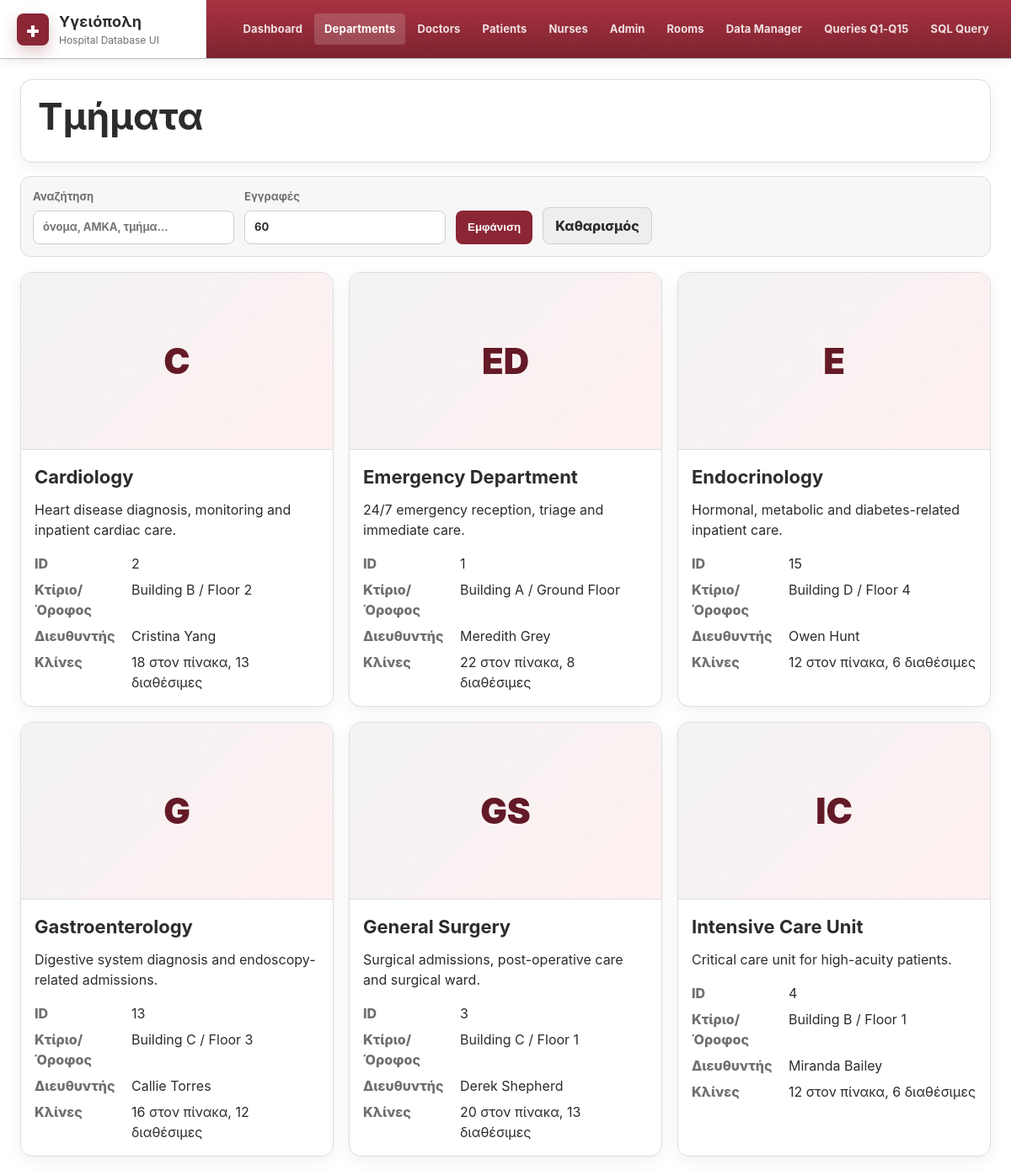
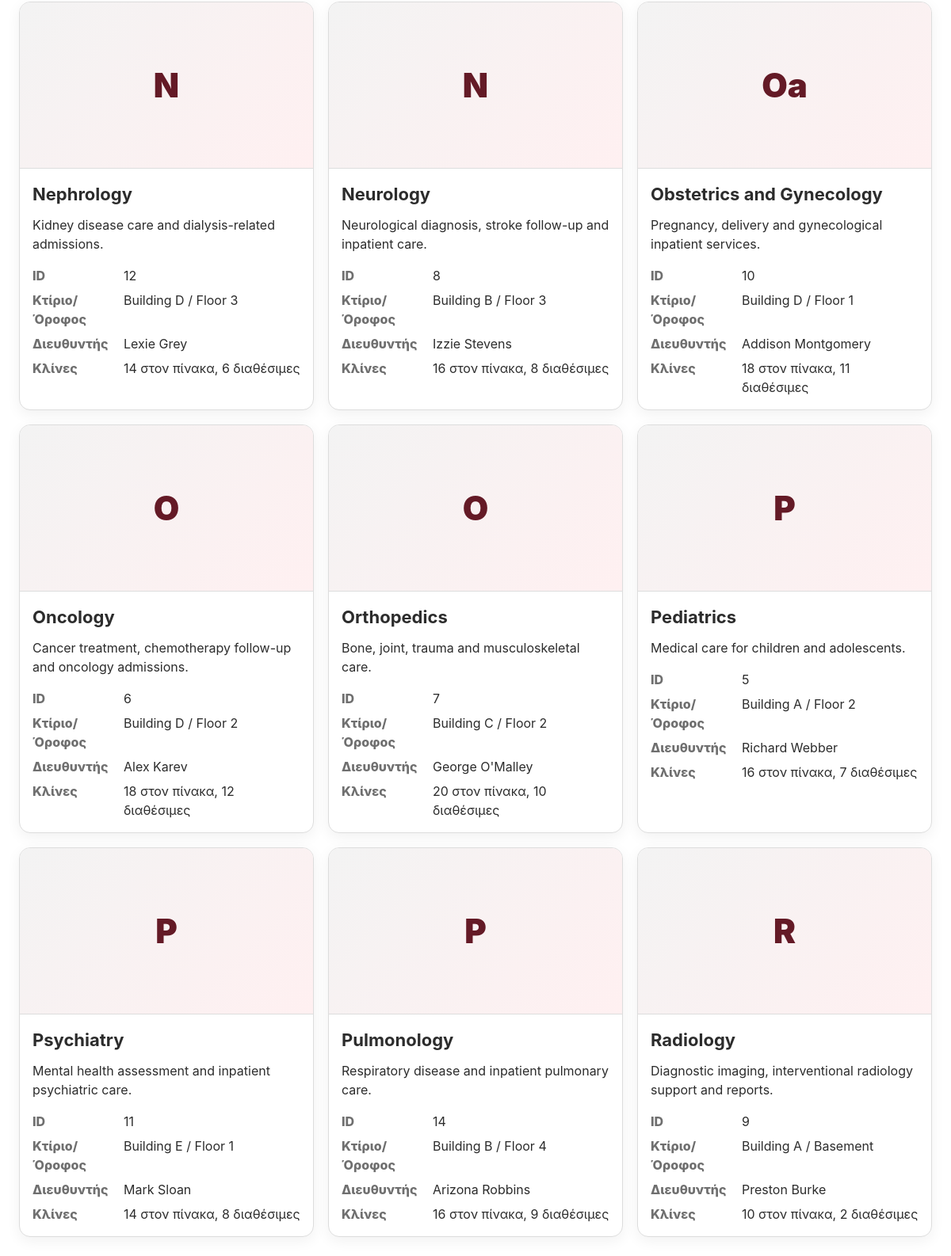
/hospital_web_app/code/hospital_app/index.php?page=departments, run on the app's committed database (2 pictures, top to bottom).
### tables this page shows
CREATE TABLE IF NOT EXISTS `department` (
  `department_id` INT NOT NULL AUTO_INCREMENT,
  `name` VARCHAR(100) NOT NULL,
  `description` TEXT NULL,
  `bed_count` INT NULL,
  `floor` VARCHAR(20) NULL,
  `building` VARCHAR(45) BINARY NULL,
  `head_doctor_amka` CHAR(11) NULL,
  PRIMARY KEY (`department_id`),
  UNIQUE INDEX `name_UNIQUE` (`name` ASC) VISIBLE,
  INDEX `department_doctor_idx` (`head_doctor_amka` ASC) VISIBLE,
  CONSTRAINT `department_doctor`
    FOREIGN KEY (`head_doctor_amka`)
    REFERENCES `doctor` (`amka`)
    ON DELETE NO ACTION
    ON UPDATE NO ACTION);

### hospital_web_app/code/hospital_app/db.php (called while the page is built, shortened)
<?php
function db(): PDO
{
    static $pdo = null;
    if ($pdo === null) {
        $dsn = 'mysql:host=' . DB_HOST . ';port=' . DB_PORT . ';dbname=' . DB_NAME . ';charset=utf8mb4';
        $pdo = new PDO($dsn, DB_USER, DB_PASS, [
            PDO::ATTR_ERRMODE => PDO::ERRMODE_EXCEPTION,
            PDO::ATTR_DEFAULT_FETCH_MODE => PDO::FETCH_ASSOC,
            PDO::ATTR_EMULATE_PREPARES => true,
        ]);
        $pdo->exec("SET NAMES utf8mb4 COLLATE utf8mb4_unicode_ci");
        $pdo->exec("SET collation_connection = 'utf8mb4_unicode_ci'");
    }
    return $pdo;
}
function run_select(string $sql, array $params = []): array
{
    $stmt = db()->prepare($sql);
    foreach ($params as $name => $value) {
        $stmt->bindValue(':' . $name, $value);
    }
    $stmt->execute();
    return $stmt->fetchAll();
}

### hospital_web_app/code/hospital_app/index.php (the view, shortened to what this page needs)
<?php
require_once __DIR__ . '/helpers.php';
function page_header(string $title): void
{
    echo '<!doctype html><html lang="el"><head><meta charset="utf-8">';
    echo '<link rel="stylesheet" href="assets/style.css">';
    echo '</head><body>';
    echo '<header class="topbar">';
    echo '<div class="brand"><div class="brand-mark">+</div><div><strong>Υγειόπολη</strong><span>Hospital Database UI</span></div></div>';
    echo '<nav class="main-nav">';
    echo nav_link('dashboard', 'Dashboard');
    echo nav_link('departments', 'Departments');
    echo nav_link('doctors', 'Doctors');
    echo nav_link('patients', 'Patients');
    echo nav_link('nurses', 'Nurses');
    echo nav_link('admin', 'Admin');
    echo nav_link('rooms', 'Rooms');
    echo nav_link('manage', 'Data Manager');
    echo nav_link('queries', 'Queries Q1-Q15');
    echo nav_link('sql', 'SQL Query');
    echo '</nav>';
    echo '</header><main class="page">';
}
function page_footer(): void
{
    echo '</main><script src="assets/app.js"></script></body></html>';
}
function departments_page(): void
{
    page_header('Departments');
    echo '<section class="section-title"><h1>Τμήματα</h1></section>';
    render_search_form('departments');
    $search = '%' . get_search() . '%';
    $limit = limit_value();
    $rows = run_select(<<<SQL
SELECT
    dep.department_id,
    dep.name,
    dep.description,
    dep.bed_count,
    dep.floor,
    dep.building,
    CONCAT(st.first_name, ' ', st.last_name) AS head_doctor,
    (SELECT COUNT(*) FROM bed b WHERE b.department_id = dep.department_id) AS beds_in_table,
    (SELECT COUNT(*) FROM bed b WHERE b.department_id = dep.department_id AND LOWER(b.status) LIKE '%available%') AS available_beds,
    ei.image_path,
    ei.alt_text
FROM department dep
LEFT JOIN doctor doc ON doc.amka = dep.head_doctor_amka
LEFT JOIN staff st ON st.amka = doc.amka
LEFT JOIN entity_image ei ON ei.entity_type = 'Department' AND ei.entity_key = CAST(dep.department_id AS CHAR)
WHERE dep.name LIKE :search OR dep.description LIKE :search OR dep.building LIKE :search
ORDER BY dep.name
LIMIT $limit
SQL, ['search' => $search]);
    render_cards($rows, function ($r) {
        $label = $r['name'] ?? '';
        return '<article class="entity-card">'
            . image_html($r['image_path'] ?? '', $r['alt_text'] ?? '', $label)
            . '<div class="entity-body"><h2>' . h($label) . '</h2>'
            . '<p>' . h($r['description']) . '</p>'
            . '<dl><dt>ID</dt><dd>' . h($r['department_id']) . '</dd><dt>Κτίριο/Όροφος</dt><dd>' . h($r['building']) . ' / ' . h($r['floor']) . '</dd><dt>Διευθυντής</dt><dd>' . h($r['head_doctor']) . '</dd><dt>Κλίνες</dt><dd>' . h($r['beds_in_table']) . ' στον πίνακα, ' . h($r['available_beds']) . ' διαθέσιμες</dd></dl>'
            . '</div></article>';
    });
    page_footer();
}
try {
    $page = current_page();
    switch ($page) {
        case 'departments':
            departments_page();
            break;
    }
} catch (Throwable $e) {
    connection_error_page($e);
}

### hospital_web_app/code/hospital_app/helpers.php (shortened to what this page needs)
<?php
require_once __DIR__ . '/db.php';
function h($value): string
{
    return htmlspecialchars((string)($value ?? ''), ENT_QUOTES, 'UTF-8');
}
function current_page(): string
{
    return $_GET['page'] ?? 'dashboard';
}
function nav_link(string $page, string $label): string
{
    $active = current_page() === $page ? 'active' : '';
    return '<a class="nav-link ' . $active . '" href="?page=' . h($page) . '">' . h($label) . '</a>';
}
function get_param(string $name, $default = '')
{
    return $_GET[$name] ?? $default;
}
function get_search(): string
{
    return trim((string)get_param('search', ''));
}
function limit_value(): int
{
    $limit = (int)get_param('limit', DEFAULT_LIMIT);
    return $limit;
}
function placeholder_initials(string $label): string
{
    $initials = '';
    foreach (preg_split('/\s+/', trim($label)) as $part) {
        if ($part !== '') {
            if (function_exists('mb_substr')) {
                $initials .= mb_substr($part, 0, 1, 'UTF-8');
            } else {
                $initials .= substr($part, 0, 1);
            }
        }
        $length = function_exists('mb_strlen') ? mb_strlen($initials, 'UTF-8') : strlen($initials);
        if ($length >= 2) {
            break;
        }
    }
    return $initials !== '' ? $initials : '🏥';
}
function image_placeholder_html(string $label = '', string $class = 'entity-image', string $style = ''): string
{
    $styleAttr = $style !== '' ? ' style="' . h($style) . '"' : '';
    return '<div class="' . h($class) . ' image-placeholder"' . $styleAttr . '><span>' . h(placeholder_initials($label)) . '</span></div>';
}
function normalize_image_path(?string $path): string
{
    $path = trim((string)$path);
    $path = str_replace('\\', '/', $path);
    $path = preg_replace('#^\./#', '', $path);
    $markers = [
        '/hospital_app/',
        '/hospital_wui_mamp_full/',
        '/code/hospital_app/',
    ];
    foreach ($markers as $marker) {
        $pos = strpos($path, $marker);
    }
    return ltrim($path, '/');
}
function image_html(?string $path, ?string $alt, string $label = '', string $class = 'entity-image'): string
{
    $path = normalize_image_path($path);
    $alt = trim((string)$alt);
    if ($path === '') {
        return image_placeholder_html($label, $class);
    }
    $fallback = image_placeholder_html($label, $class, 'display:none');
    return '<div class="image-frame">'
        . '<img class="' . h($class) . '" src="' . h($path) . '" alt="' . h($alt ?: $label) . '" loading="lazy" onerror="this.style.display=\'none\';this.nextElementSibling.style.display=\'grid\';">'
        . $fallback
        . '</div>';
}
function render_search_form(string $page): void
{
    $search = get_search();
    $limit = limit_value();
    echo '<form class="toolbar" method="get">';
    echo '<label>Αναζήτηση <input type="text" name="search" value="' . h($search) . '" placeholder="όνομα, ΑΜΚΑ, τμήμα..."></label>';
    echo '<label>Εγγραφές <input type="number" name="limit" min="10" step="10" value="' . h($limit) . '"></label>';
    echo '<button type="submit">Εμφάνιση</button>';
    echo '<a class="ghost-button" href="?page=' . h($page) . '">Καθαρισμός</a>';
    echo '</form>';
}
function render_cards(array $rows, callable $cardRenderer): void
{
    echo '<div class="cards-grid">';
    foreach ($rows as $row) {
        echo $cardRenderer($row);
    }
    echo '</div>';
}

### hospital_web_app/code/hospital_app/assets/style.css (style rules this page uses)
:root { --bg: #ffffff; --paper: #ffffff; --paper-soft: #f7f7f7; --paper-warm: #fff8f6; --text: #2c2c2c; --muted: #6f6f6f; --line: #dddddd; --line-strong: #cfcfcf; --burgundy: #8b2635; --burgundy-dark: #641a26; --red: #b13343; --gray-dark: #3d3d3d; --gray-mid: #777777; --success: #48634a; --warning: #a3642c; --shadow: 0 12px 28px rgba(0, 0, 0, 0.08); --soft-shadow: 0 5px 18px rgba(0, 0, 0, 0.06); --radius: 14px; }
* { box-sizing: border-box; }
body { margin: 0; background: var(--bg); color: var(--text); font-family: -apple-system, BlinkMacSystemFont, "Segoe UI", Arial, sans-serif; line-height: 1.5; }
a { color: inherit; text-decoration: none; }
.topbar { position: sticky; top: 0; z-index: 20; display: grid; grid-template-columns: minmax(220px, auto) 1fr; align-items: stretch; gap: 0; background: #f3f3f3; border-bottom: 1px solid #bdbdbd; box-shadow: 0 2px 12px rgba(0,0,0,0.08); }
.brand { display: flex; align-items: center; gap: 12px; padding: 12px 20px; min-width: 245px; background: #ffffff; border-right: 1px solid #d7d7d7; }
.brand-mark { display: grid; place-items: center; width: 38px; height: 38px; border-radius: 8px; background: var(--burgundy); color: #fff; font-weight: 900; font-size: 26px; box-shadow: 0 8px 18px rgba(139, 38, 53, 0.25); }
.brand strong { display: block; font-size: 18px; letter-spacing: 0.01em; }
.brand span { display: block; color: var(--muted); font-size: 12px; }
.main-nav { display: flex; align-items: center; flex-wrap: wrap; justify-content: flex-end; gap: 2px; padding: 8px 14px; background: linear-gradient(180deg, #a93240, #7d2430); }
.nav-link { padding: 9px 12px; border-radius: 4px; color: rgba(255, 255, 255, 0.86); font-weight: 700; font-size: 13px; letter-spacing: 0.01em; }
.nav-link:hover, .nav-link.active { background: rgba(255, 255, 255, 0.17); color: #ffffff; }
.page { max-width: 1480px; margin: 0 auto; padding: 24px; }
.hero, .panel, .section-title, .query-panel, .query-list, .entity-card, .stat-card, .quick-action-strip, .manager-sidebar { background: var(--paper); border: 1px solid var(--line); border-radius: var(--radius); box-shadow: var(--soft-shadow); }
h1, h2, h3, p { margin-top: 0; }
h1 { font-size: clamp(30px, 3.7vw, 50px); line-height: 1.06; margin-bottom: 10px; }
h2 { font-size: 22px; margin-bottom: 10px; }
.panel, .section-title, .query-panel, .query-list, .manager-sidebar { padding: 20px; }
.section-title { margin-bottom: 16px; background: #fff; }
.toolbar, .query-form, .compact-toolbar { display: flex; align-items: end; gap: 12px; flex-wrap: wrap; margin-bottom: 18px; padding: 14px; background: #f7f7f7; border: 1px solid var(--line); border-radius: 12px; }
label { display: grid; gap: 6px; color: var(--muted); font-weight: 750; font-size: 13px; }
input, select, textarea { min-height: 40px; padding: 9px 11px; border: 1px solid var(--line-strong); border-radius: 8px; background: #ffffff; color: var(--text); font: inherit; min-width: 210px; }
button, .ghost-button, .primary-action, .mini-button { min-height: 40px; padding: 9px 14px; border: 0; border-radius: 8px; background: var(--burgundy); color: #fff; font-weight: 850; cursor: pointer; display: inline-flex; align-items: center; justify-content: center; gap: 6px; white-space: nowrap; }
.ghost-button { background: #eeeeee; color: var(--text); border: 1px solid #d0d0d0; }
.cards-grid { display: grid; grid-template-columns: repeat(auto-fill, minmax(320px, 1fr)); gap: 18px; }
.entity-card { overflow: hidden; background: #fff; }
.entity-image { width: 100%; height: 210px; object-fit: cover; display: block; background: #ececec; border-bottom: 1px solid var(--line); }
.image-placeholder { display: grid; place-items: center; background: linear-gradient(135deg, #f3f3f3, #fff0f1); color: var(--burgundy-dark); font-size: 42px; font-weight: 900; }
.entity-body { padding: 16px; }
dl { display: grid; grid-template-columns: 105px minmax(0, 1fr); gap: 7px 10px; margin: 0; }
dt { color: var(--muted); font-weight: 850; }
dd { margin: 0; min-width: 0; overflow-wrap: anywhere; }
.main-nav .nav-link { white-space: nowrap; }

### data on the page
department: name "C", name "Cardiology", description "Heart disease diagnosis, monitoring and inpatient cardiac care.", department_id "2", building "Building B", floor "Floor 2", head_doctor "Cristina Yang", beds_in_table "18", available_beds "13"
department: name "ED", name "Emergency Department", description "24/7 emergency reception, triage and immediate care.", department_id "1", building "Building A", floor "Ground Floor", head_doctor "Meredith Grey", beds_in_table "22", available_beds "8"
department: name "E", name "Endocrinology", description "Hormonal, metabolic and diabetes-related inpatient care.", department_id "15", building "Building D", floor "Floor 4", head_doctor "Owen Hunt", beds_in_table "12", available_beds "6"
department: name "G", name "Gastroenterology", description "Digestive system diagnosis and endoscopy-related admissions.", department_id "13", building "Building C", floor "Floor 3", head_doctor "Callie Torres", beds_in_table "16", available_beds "12"
department: name "GS", name "General Surgery", description "Surgical admissions, post-operative care and surgical ward.", department_id "3", building "Building C", floor "Floor 1", head_doctor "Derek Shepherd", beds_in_table "20", available_beds "13"
department: name "IC", name "Intensive Care Unit", description "Critical care unit for high-acuity patients.", department_id "4", building "Building B", floor "Floor 1", head_doctor "Miranda Bailey", beds_in_table "12", available_beds "6"
department: name "N", name "Nephrology", description "Kidney disease care and dialysis-related admissions.", department_id "12", building "Building D", floor "Floor 3", head_doctor "Lexie Grey", beds_in_table "14", available_beds "6"
department: name "N", name "Neurology", description "Neurological diagnosis, stroke follow-up and inpatient care.", department_id "8", building "Building B", floor "Floor 3", head_doctor "Izzie Stevens", beds_in_table "16", available_beds "8"
department: name "Oa", name "Obstetrics and Gynecology", description "Pregnancy, delivery and gynecological inpatient services.", department_id "10", building "Building D", floor "Floor 1", head_doctor "Addison Montgomery", beds_in_table "18", available_beds "11"
department: name "O", name "Oncology", description "Cancer treatment, chemotherapy follow-up and oncology admissions.", department_id "6", building "Building D", floor "Floor 2", head_doctor "Alex Karev", beds_in_table "18", available_beds "12"
department: name "O", name "Orthopedics", description "Bone, joint, trauma and musculoskeletal care.", department_id "7", building "Building C", floor "Floor 2", head_doctor "George O'Malley", beds_in_table "20", available_beds "10"
department: name "P", name "Pediatrics", description "Medical care for children and adolescents.", department_id "5", building "Building A", floor "Floor 2", head_doctor "Richard Webber", beds_in_table "16", available_beds "7"
department: name "P", name "Psychiatry", description "Mental health assessment and inpatient psychiatric care.", department_id "11", building "Building E", floor "Floor 1", head_doctor "Mark Sloan", beds_in_table "14", available_beds "8"
department: name "P", name "Pulmonology", description "Respiratory disease and inpatient pulmonary care.", department_id "14", building "Building B", floor "Floor 4", head_doctor "Arizona Robbins", beds_in_table "16", available_beds "9"
department: name "R", name "Radiology", description "Diagnostic imaging, interventional radiology support and reports.", department_id "9", building "Building A", floor "Basement", head_doctor "Preston Burke", beds_in_table "10", available_beds "2"

### other printed values
$label "Dashboard Departments Doctors Patients Nurses Admin Rooms Data Manager Queries Q1-Q15 SQL Query"
